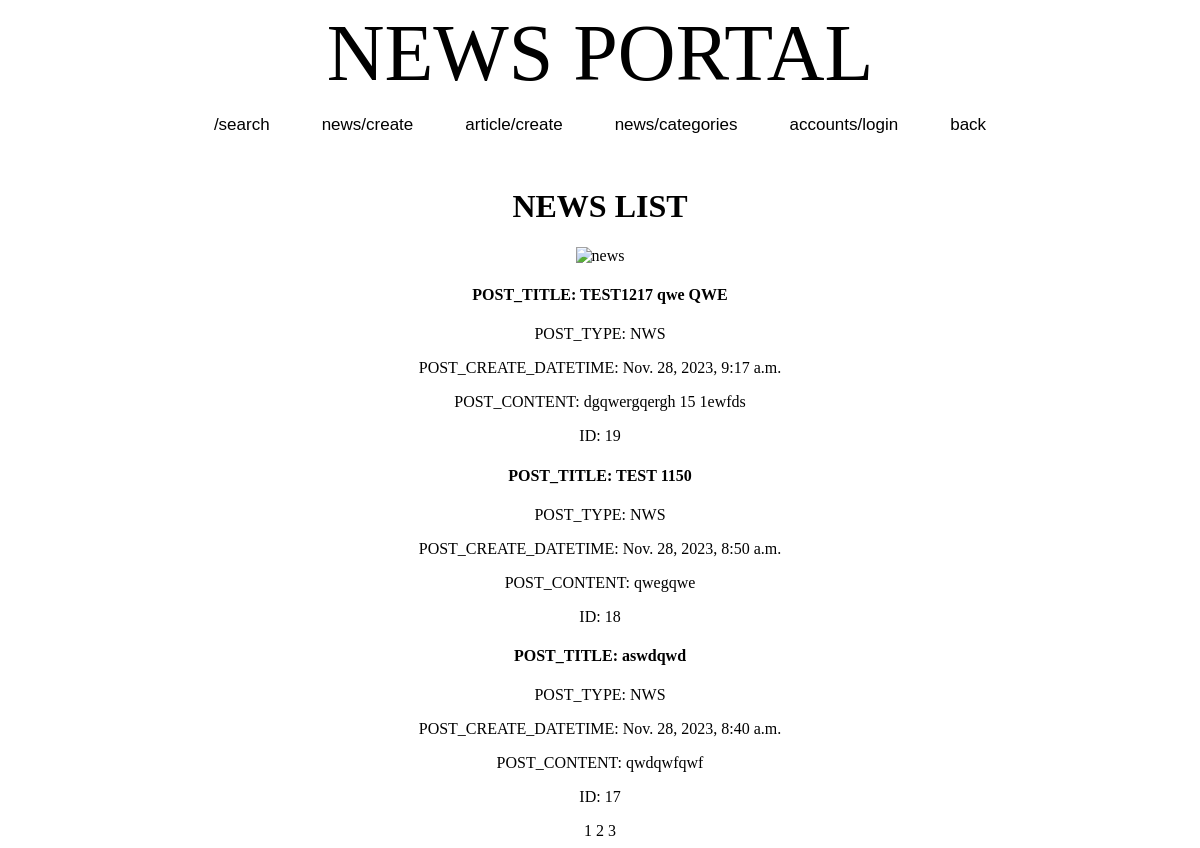
Before: / with the older database file.
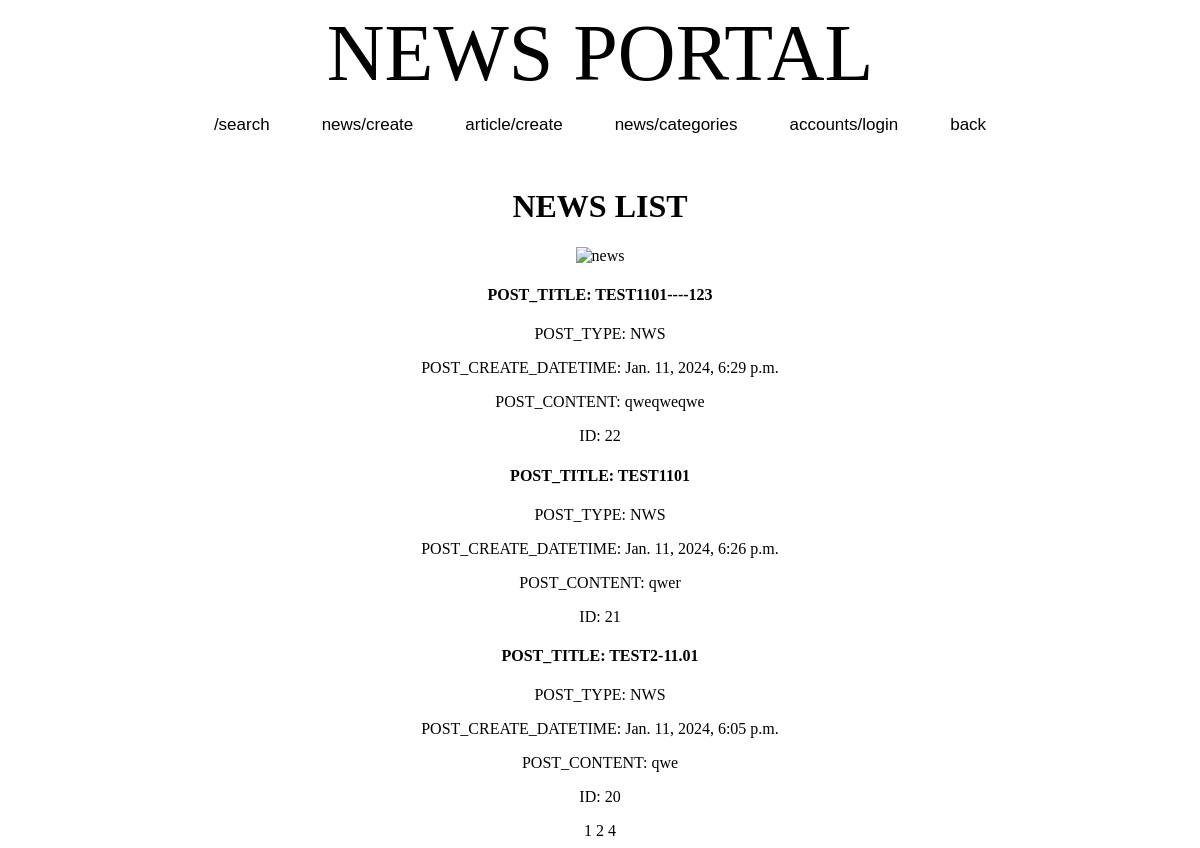
After: the same page with the newer database file.
### news/models.py (models this page shows, shortened)
class Post(models.Model):
    ARTICLE = 'ARL'
    NEWS = 'NWS'
    PT_CHOICES = [
        (ARTICLE, 'article'),
        (NEWS, 'news')
    ]
    post_type = models.CharField(max_length=3, choices=PT_CHOICES)
    post_author = models.ForeignKey(Author, on_delete=models.CASCADE)
    post_create_datetime = models.DateTimeField(auto_now_add=True)
    post_category = models.ManyToManyField('Category', through='PostCategory')
    post_title = models.CharField(max_length=200)
    post_content = models.TextField(max_length=5000)
    post_rating = models.IntegerField(default=0)

### news/views.py (the view)
# urls.py: path('', PostList.as_view(), name='news_list'),
class PostList(ListView):
    model = Post
    ordering = '-post_create_datetime'
    template_name = 'news_list.html'
    context_object_name = 'news_list'
    paginate_by = 3

### news/templatetags/custom_filters.py (called while the page is built)
def pre_censor(value):
    word = value.group()
    if word.lower() in censor_list:
        return word[0] + '*' * (len(word)-1)
    else:
        return word

@register.filter()
def censor(value):
    if str != type(value):
        raise TypeError('VALUE TYPE ERROR IN DEF CENSOR')
    value = re.sub(r'\b\w*\b', pre_censor, value, flags=re.I | re.U)
    return value

### news/templatetags/custom_tags.py (called while the page is built)
@register.simple_tag(takes_context=True)
def url_replace(context, **kwargs):
    d = context['request'].GET.copy()
    for k, v in kwargs.items():
        d[k] = v
    return d.urlencode()

### templates/news_list.html (shortened to what this page needs)
{% extends 'flatpages/default.html' %}
{% load static %}
{% load custom_filters %}
{% load custom_tags %}
{% block content %}
<link rel="stylesheet" href="{% static 'css/styles.css' %}" />
<div align="center">
<div align="center">
    <h1 align="center">NEWS LIST</h1>
    <img src="https://media2.giphy.com/media/3ov9jYDSHai8DgBCa4/giphy.gif?cid=ecf05e47hre833oo4f8xf3lqe9g6tinocmb7iu509l9b6qw7&ep=v1_gifs_related&rid=giphy.gif&ct=g" alt="news" width=15%>
</div>
    <div>
        {% if news_list %}
            {% for i in news_list %}
                <div>
                    <a href="/news/{{i.id}}">
                        <h4>POST_TITLE: {{ i.post_title|censor }}</h4>
                        <p>POST_TYPE: {{ i.post_type }}</p>
                        <p>POST_CREATE_DATETIME: {{ i.post_create_datetime }}</p>
                        <p>POST_CONTENT: {{ i.post_content|truncatechars:40|censor }}</p>
                        <p>ID: {{ i.id }}</p>
                    </a>
                </div>
            {% endfor %}
        {% else %}2
            <h2>News list is empty</h2>
        {% endif %}
    </div>
{% if page_obj.has_other_pages %}
    <nav>
        {{ page_obj.number }}
        {% if page_obj.has_next %}
            <a href="?{% url_replace page=page_obj.next_page_number %}">
                {{ page_obj.next_page_number }}
            </a>
        {% endif %}
        {% if page_obj.next_page_number != page_obj.paginator.num_pages%}
            <a href="?{% url_replace page=page_obj.paginator.num_pages %}">
                {{ page_obj.paginator.num_pages }}
            </a>
        {% endif %}
    </nav>
{% endif %}
</div>
{% endblock content %}

Changed rows visible on the page:
no longer on this page (row unchanged): Post: post_title|censor "TEST1217 qwe QWE", post_type "NWS", post_create_datetime "Nov. 28, 2023, 9:17 a.m.", post_content|censor "dgqwergqergh 15 1ewfds", id "19"
no longer on this page (row unchanged): Post: post_title|censor "TEST 1150", post_type "NWS", post_create_datetime "Nov. 28, 2023, 8:50 a.m.", post_content|censor "qwegqwe", id "18"
no longer on this page (row unchanged): Post: post_title|censor "aswdqwd", post_type "NWS", post_create_datetime "Nov. 28, 2023, 8:40 a.m.", post_content|censor "qwdqwfqwf", id "17"
added Post: post_title|censor "TEST1101----123", post_type "NWS", post_create_datetime "Jan. 11, 2024, 6:29 p.m.", post_content|censor "qweqweqwe", id "22"
added Post: post_title|censor "TEST1101", post_type "NWS", post_create_datetime "Jan. 11, 2024, 6:26 p.m.", post_content|censor "qwer", id "21"
added Post: post_title|censor "TEST2-11.01", post_type "NWS", post_create_datetime "Jan. 11, 2024, 6:05 p.m.", post_content|censor "qwe", id "20"
Other visible differences:
{{ page_obj.paginator.num_pages }}: "3" → "4"
